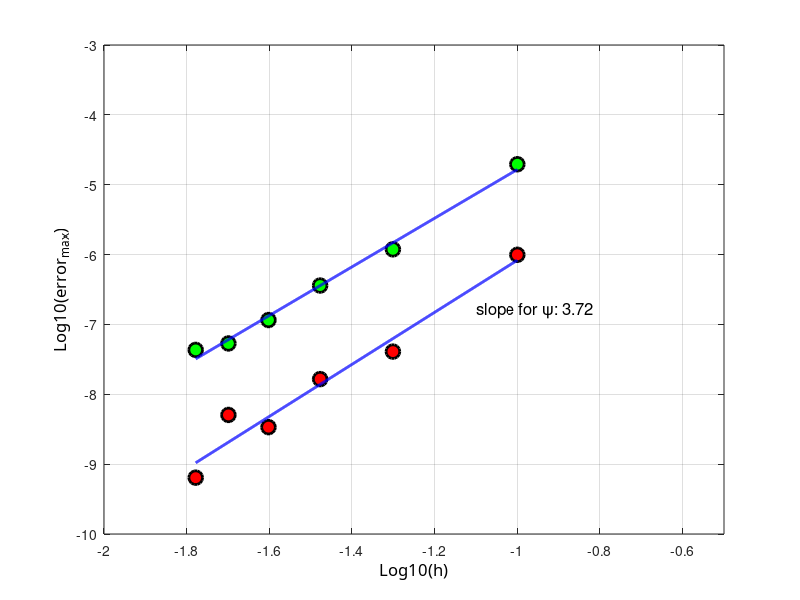

This figure's MATLAB source: (Note: this script raises an error after producing the figure.)
clear all;
%ERROR PICTURES FOR THE CASE kp=5 NUMBER OF BRANCHES
% LOWER GRAPHICS: LEAST SQUARE OF THE ERROR FOR PSI
% UPPER GRAPHIS: LEAST SQUARE OF THE ERROR FOR PSI_X
% hh=zeros(4,1);
% nn=[9;17;33;65;129];
fid=fopen('flower5b.txt','r');
frewind(fid);
%%
nline=6;
for i=1:nline,
    st=fgetl(fid);
    line1=sscanf(st,'%f',3);
    nn(i)=line1(1);
    ee(i)=line1(2);
    eex(i)=line1(3);
end
%
% nn=[9;17;33;65];
a=0; b=1;
hh=(b-a)./(nn-1);
lhh=log10(hh);
% ee=[1.7561e-5;3.9014e-7;1.7420e-8;9.9940e-10];
% eex=[4.4761e-5;3.5979e-6;9.5902e-7;9.1149e-8];
lee=log10(ee);
leex=log10(eex);
%%%%%%%%%%%%%%%%%%%%%%%%%%%%%%%%%
figure(11); % PLOT OF CONVERGENCE FOR PSI AND PSI_X IN MAX NORMS
% hdl1=plot(lhh,lee,'or',lhh,lee,'-b');
hl1=plot(lhh,lee,'or');
set(hl1,'LineWidth',2.0);
set(hl1,'MarkerSize',10);
set(hl1,'MarkerEdgeColor','k');
set(hl1,'MarkerFaceColor','red');
%%%%%%%%%%%%%%%%%%%%%%%%%%%%%%%%%%%%%%
% ht=text('Position',[-1.2,-6.8,0],'String','slope for \psi: 4.68');
% set(ht,'FontSize',12);
% set(ht,'FontWeight','demi');
% %%%%%%%%%%%%%%%%%%%%%%%%%%%%%%%%%%%%%%%%
% ht=text('Position',[-1.8,-5.3,0],'String','slope for \psi_x: 2.87');
% set(ht,'FontSize',12);
% set(ht,'FontWeight','demi');
%%%%%%%%%%%%%%%%%%%%%%%%%%%%%%%%%%%%%%
hold on;
[a1,b1]=polyfit(lhh,lee,1);
tt=linspace(min(lhh),max(lhh),1000);
lsq1=a1(2)+a1(1)*tt;
hlf1=plot(tt,lsq1,'-b');
set(hlf1,'LineWidth',2.0);
hold on;
%%%%%%
hdl2=plot(lhh,leex,'or');
set(hdl2,'LineWidth',2.0);
set(hdl2,'MarkerSize',10);
set(hdl2,'MarkerEdgeColor','k');
set(hdl2,'MarkerFaceColor','green');
hold on;
[a2,b2]=polyfit(lhh,leex,1);
%tt=linspace(min(lhh),max(lhh),1000);
lsq2=a2(2)+a2(1)*tt;
hlf2=plot(tt,lsq2,'-b');
set(hlf2,'LineWidth',2.0);
hold on;
axis([-2 -0.5 -10 -3]);grid;
%%%%%%%%%%%%%%%%%%%%%%%%%%%%%
ha=gca;
xa=get(gca,'Xlabel'); %%% POURQUOI "GCA" ET PAS HA ??
set(ha,'Xgrid','on');
set(xa,'String','Log10(h)');
set (xa,'FontName','Calibri');
set(xa,'FontSize',12);
%%%%%%%%%%%%%%%%%%%%%%%%%%%5
ha=gca;
ya=get(gca,'Ylabel'); %%% POURQUOI "GCA" ET PAS HA ??
set(ha,'Ygrid','on');
set(ya,'String','Log10(error_{max})');
set (ya,'FontName','Calibri');
set(ya,'FontSize',12);
%%%%%%%%%%%%%%%%%%%%%%%%%%%%%%%%%%%%%%
%%%% TO AJUST AT THE END %%%%%%%%
%%%%%%%%%%%%%%%%%%%%%%%%%%%%%%%%%%%%%%%%%55
a1
%%% WRITE VALUE OF A1(1) IN THE NEXT LINE= ESTIMATED CONVERGENCE RATE FOR
%%% PSI. ALSO ADJUST POSITION OF THE TEXT
ht=text('Position',[-1.1,-6.8,0],'String','slope for \psi: 3.72');
set(ht,'FontSize',12);
set(ht,'FontWeight','demi');
%%%%%%%%%%%%%%%%%%%%%%%%%%%%%%%%%%%%%%%%
a2
%%% WRITE VALUE OF A2(1) IN THE NEXT LINE= ESTIMATED CONVERGENCE RATE FOR
%%% PSI_X. ALSO ADJUST POSITION OF THE TEXT
ht=text('Position',[-1.7,-5.3,0],'String','slope for \psi_x: 3.48');
set(ht,'FontSize',12);
set(ht,'FontWeight','demi');
%%%%%%%%%%%%%%%%%%%%%%%%%%%%%%%%%%%%%
ha=gca;
xt=get(gca,'Title');
title('Convergence rate: star with 5 branches');
set (xt,'FontSize',12);
